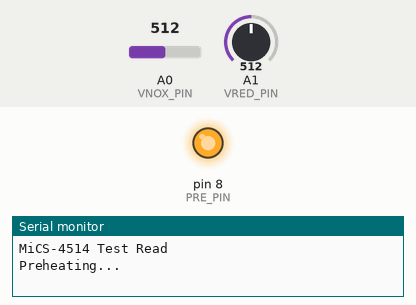
Bench run of a sketch on a simulated Arduino Uno, built with avr-gcc and run on an emulated ATmega328P. Shown: output pins drawn as LEDs (lit = HIGH), the last lines printed to the serial monitor. Inputs (shaded band) come from the test bench; at power-on: A0 (VNOX_PIN) = 512, A1 (VRED_PIN) = 512.

Above: at 0.1 s.
At 10.1 s:
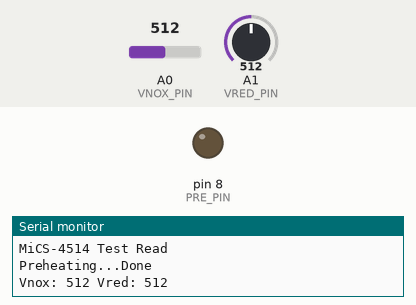
Timing chart, 0 to 11.6 s (numbered marks = the images above):
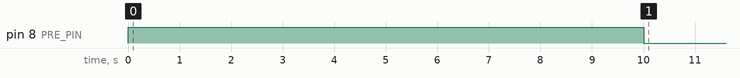

The sketch:

MICS-4514_Test.ino
```cpp
#define PRE_PIN          8
#define VNOX_PIN         A0
#define VRED_PIN         A1

#define PRE_HEAT_SECONDS 10

int vnox_value = 0;
int vred_value = 0;

void setup() {

  // Setup preheater pin
  pinMode(PRE_PIN, OUTPUT);

  // Initialize serial port
  Serial.begin(9600);
  Serial.println("MiCS-4514 Test Read");
  Serial.print("Preheating...");

  // Wait for preheating
  digitalWrite(PRE_PIN, 1);
  delay(PRE_HEAT_SECONDS * 1000);
  digitalWrite(PRE_PIN, 0);
  Serial.println("Done");
}

void loop() {

  // Read analog values, print them out, and wait
  vnox_value = analogRead(VNOX_PIN);
  vred_value = analogRead(VRED_PIN);
  Serial.print("Vnox: ");
  Serial.print(vnox_value, DEC);
  Serial.print(" Vred: ");
  Serial.println(vred_value, DEC);
  delay(1000);
}
```
